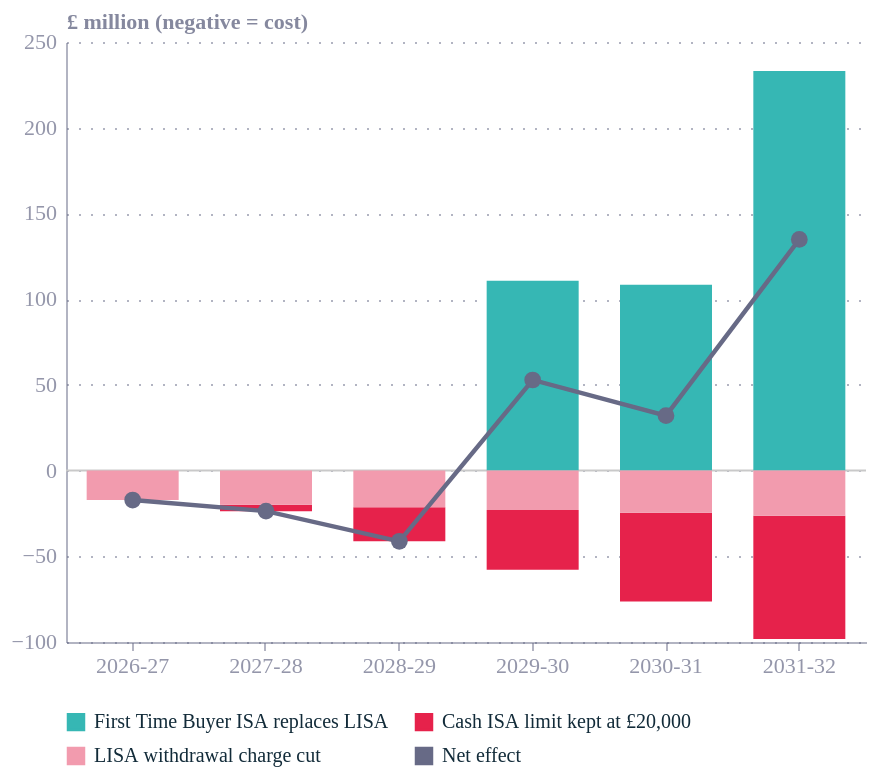

The cell this chart's notebook holds for it:
### Code cell
import pandas as pd
import numpy as np
import altair as alt
from ecostyles import EcoStyles

styles = EcoStyles(); styles.register_and_enable_theme()

# Exchequer effect of the Budget 2026 ISA measures, £ million (negative = cost). Source: OBR EFO Oct 2026, policy tables 1.1.
xl = "../Data/efo-october-2026-detailed-forecast-tables-policy.xlsx"   # adjust path
raw = pd.read_excel(xl, sheet_name="1.1", header=None)

# year headers sit on the row containing "2026-27"; measures are found by name rather than row number
hdr = raw[raw.apply(lambda r: r.astype(str).str.contains("2026-27").any(), axis=1)].index[0]
cols = {c: str(v) for c, v in raw.loc[hdr].items() if str(v)[:2] == "20" and "-" in str(v)}
isa = raw[raw[3].astype(str).str.contains(r"\bISAs?\b", regex=True)]
assert len(isa) == 3, "expected cash ISA, First Time Buyer ISA and Lifetime ISA rows"

names = {"Cash ISAs": "Cash ISA limit kept at £20,000",
         "First Time Buyer ISA": "First Time Buyer ISA replaces LISA",
         "Lifetime ISA": "LISA withdrawal charge cut"}
rows = []
for _, r in isa.iterrows():
    label = next(v for k, v in names.items() if str(r[3]).startswith(k))
    for c, fy in cols.items():
        rows.append({"fy": fy, "measure": label, "value": float(r[c])})
d = pd.DataFrame(rows)

# saving first (teal), then the two costs (reds), so colours follow the story
order = ["First Time Buyer ISA replaces LISA", "Cash ISA limit kept at £20,000", "LISA withdrawal charge cut"]
net = d.groupby("fy", as_index=False)["value"].sum().assign(measure="Net effect")
wide = d.pivot(index="fy", columns="measure", values="value").reset_index()
wide["Net effect"] = net["value"].values

# sanity check against the Budget's Table 6.1 (£m, rounded): cash ISA row 11, FTB ISA row 38, LISA row 39
t61 = {"Cash ISA limit kept at £20,000": [0, -5, -20, -35, -50, -70],
       "First Time Buyer ISA replaces LISA": [0, 0, 0, 110, 110, 235],
       "LISA withdrawal charge cut": [-15, -20, -20, -25, -25, -25]}
for k, v in t61.items():
    got = wide[k].tolist()
    assert all(abs(a - b) < 6 for a, b in zip(got, v)), (k, got, v)

colours = ["#36B7B4", "#E6224B", "#F29BAE", "#676A86"]       # saving teal; costs red; net slate
scale = alt.Scale(domain=order + ["Net effect"], range=colours)
x = alt.X("fy:N", title=None, axis=alt.Axis(labelAngle=0))

bars = alt.Chart(d).mark_bar(size=46).encode(
    x=x,
    y=alt.Y("value:Q", title="£ million (negative = cost)", axis=alt.Axis(format=",.0f")),
    color=alt.Color("measure:N", sort=order, scale=scale,
        legend=alt.Legend(orient="bottom", title=None, labelLimit=400, symbolType="square",
                          columns=2, labelFontSize=10, symbolSize=60,
                          columnPadding=10, rowPadding=3)))

zero = alt.Chart(pd.DataFrame({"y": [0]})).mark_rule(color="#c9c9c9").encode(y="y:Q")

netline = alt.Chart(net).encode(x=x, y="value:Q",
    color=alt.Color("measure:N", scale=scale, legend=None))
netmarks = netline.mark_line(strokeWidth=2.2) + netline.mark_point(filled=True, size=70, opacity=1)

# hover: shaded column, tooltip lists every series for that year
hover = alt.selection_point(fields=["fy"], on="mouseover", empty=False, clear="mouseout")
hit = alt.Chart(wide).mark_bar(size=110, color="#676A86").encode(
    x="fy:N",
    opacity=alt.condition(hover, alt.value(0.08), alt.value(0)),
    tooltip=[alt.Tooltip("fy:N", title="Fiscal year")] +
            [alt.Tooltip(f"{m}:Q", format="+,.0f", title=m + " (£m)") for m in order + ["Net effect"]]
).add_params(hover)

caption = alt.Title(
    text="Source: OBR, Economic and fiscal outlook – detailed forecast tables: policy (Table 1.1), October 2026",
    subtitle=["Budget 2026 ISA measures: effect on the Exchequer, £ million. Bars show each measure; the line is the net effect."],
    orient="bottom", anchor="start", fontSize=11, subtitleFontSize=10,
    color="#676A86", subtitleColor="#676A86", dy=12)

chart = (hit + zero + bars + netmarks).properties(
    width=400, height=300).configure(
    background="white", font="Circular Std").configure_view(
    fill="transparent", stroke="transparent")

styles.save(chart, path=".", name="isa_budget_2026", svg=True)
chart.save("isa_budget_2026.png", scale_factor=2.0)
chart

### Figure 1 — Vega-Lite specification as saved in the notebook (floating-point values rounded to 4 significant figures)
{"config": {"font": "Circular Std", "text": {"color": "#676A86", "align": "left", "baseline": "middle", "dx": 7, "dy": 0, "fontSize": 11}, "view": {"stroke": "transparent", "continuousWidth": 400, "continuousHeight": 300, "discreteWidth": 400, "discreteHeight": 300, "fill": "transparent"}, "range": {"category": ["#36B7B4", "#E6224B", "#F4C245", "#0063AF", "#00A767", "#179FDB", "#EB5C2E"], "diverging": ["#E6224B", "#E54753", "#C9C9C9", "#179FDB", "#122B39"], "heatmap": ["#C9C9C9", "#179FDB", "#0063AF", "#122B39"], "ordinal": ["#00A767", "#36B7B4", "#179FDB", "#0063AF", "#243B5A"]}, "bar": {"color": "#179fdb"}, "line": {"color": "#e6224b"}, "rule": {"color": "#676A86"}, "area": {"opacity": 0.3}, "point": {"filled": true, "size": 80, "color": "#e6224b", "opacity": 0.95}, "geoshape": {"stroke": "white", "strokeWidth": 0.3}, "rect": {"fill": "#d6d4d4", "opacity": 0.3}, "axis": {"labelColor": "#676A86", "labelFontSize": 11, "labelFont": "Circular Std", "labelOpacity": 0.7, "tickColor": "#676A86", "tickOpacity": 0.5, "domainColor": "#676A86", "domainOpacity": 0.5, "gridColor": "#676A86", "gridDash": [2, 2], "gridOpacity": 0.5, "title": null, "titleColor": "#676A86", "titleOpacity": 0.8, "tickSize": 4}, "axisXDiscrete": {"grid": false, "labelAngle": 0, "tickCount": 10, "tickOpacity": 0.5, "title": null}, "axisYDiscrete": {"ticks": false, "labelPadding": 5}, "axisXTemporal": {"grid": false, "ticks": true}, "axisXQuantitative": {"grid": true}, "axisYQuantitative": {"gridColor": "#676A86", "gridDash": [1, 5], "gridOpacity": 0.5, "ticks": false, "labelPadding": 5, "tickCount": 8, "titleAngle": 0, "titleAlign": "left", "titleBaseline": "bottom", "titleX": 0, "titleY": -5}, "title": {"color": "#676A86E6", "subtitleColor": "#676A86", "font": "Circular Std", "subtitleFont": "Circular Std", "anchor": "start", "fontSize": 14, "subtitleFontSize": 12, "subtitlePadding": 4, "offset": 0, "frame": "group"}, "legend": {"titleColor": "#122b39", "title": null, "labelColor": "#122b39", "labelFontSize": 11}, "background": "white"}, "layer": [{"data": {"name": "data-0ffc7d1122a63bd0db8661c4bd405330"}, "mark": {"type": "bar", "color": "#676A86", "size": 110}, "encoding": {"opacity": {"condition": {"param": "param_f5462cc71fe8b452", "value": 0.08, "empty": false}, "value": 0}, "tooltip": [{"field": "fy", "title": "Fiscal year", "type": "nominal"}, {"field": "First Time Buyer ISA replaces LISA", "format": "+,.0f", "title": "First Time Buyer ISA replaces LISA (£m)", "type": "quantitative"}, {"field": "Cash ISA limit kept at £20,000", "format": "+,.0f", "title": "Cash ISA limit kept at £20,000 (£m)", "type": "quantitative"}, {"field": "LISA withdrawal charge cut", "format": "+,.0f", "title": "LISA withdrawal charge cut (£m)", "type": "quantitative"}, {"field": "Net effect", "format": "+,.0f", "title": "Net effect (£m)", "type": "quantitative"}], "x": {"field": "fy", "type": "nominal"}}, "name": "view_d368828fa4923bac_0"}, {"data": {"name": "data-a0a55d106695e8d630baff0f16eee66d"}, "mark": {"type": "rule", "color": "#c9c9c9"}, "encoding": {"y": {"field": "y", "type": "quantitative"}}}, {"data": {"name": "data-5cbe79a70c16b594acc099ff9c0ea891"}, "mark": {"type": "bar", "size": 46}, "encoding": {"color": {"field": "measure", "legend": {"columnPadding": 10, "columns": 2, "labelFontSize": 10, "labelLimit": 400, "orient": "bottom", "rowPadding": 3, "symbolSize": 60, "symbolType": "square", "title": null}, "scale": {"domain": ["First Time Buyer ISA replaces LISA", "Cash ISA limit kept at £20,000", "LISA withdrawal charge cut", "Net effect"], "range": ["#36B7B4", "#E6224B", "#F29BAE", "#676A86"]}, "sort": ["First Time Buyer ISA replaces LISA", "Cash ISA limit kept at £20,000", "LISA withdrawal charge cut"], "type": "nominal"}, "x": {"axis": {"labelAngle": 0}, "field": "fy", "title": null, "type": "nominal"}, "y": {"axis": {"format": ",.0f"}, "field": "value", "title": "£ million (negative = cost)", "type": "quantitative"}}}, {"layer": [{"mark": {"type": "line", "strokeWidth": 2.2}, "encoding": {"color": {"field": "measure", "legend": null, "scale": {"domain": ["First Time Buyer ISA replaces LISA", "Cash ISA limit kept at £20,000", "LISA withdrawal charge cut", "Net effect"], "range": ["#36B7B4", "#E6224B", "#F29BAE", "#676A86"]}, "type": "nominal"}, "x": {"axis": {"labelAngle": 0}, "field": "fy", "title": null, "type": "nominal"}, "y": {"field": "value", "type": "quantitative"}}}, {"mark": {"type": "point", "filled": true, "opacity": 1, "size": 70}, "encoding": {"color": {"field": "measure", "legend": null, "scale": {"domain": ["First Time Buyer ISA replaces LISA", "Cash ISA limit kept at £20,000", "LISA withdrawal charge cut", "Net effect"], "range": ["#36B7B4", "#E6224B", "#F29BAE", "#676A86"]}, "type": "nominal"}, "x": {"axis": {"labelAngle": 0}, "field": "fy", "title": null, "type": "nominal"}, "y": {"field": "value", "type": "quantitative"}}}], "data": {"name": "data-639403d1626f438003bf20f459151baf"}}], "height": 300, "params": [{"name": "param_f5462cc71fe8b452", "select": {"type": "point", "clear": "mouseout", "fields": ["fy"], "on": "mouseover"}, "views": ["view_d368828fa4923bac_0"]}], "width": 400, "$schema": "https://vega.github.io/schema/vega-lite/v6.4.1.json", "datasets": {"data-0ffc7d1122a63bd0db8661c4bd405330": [{"fy": "2026-27", "Cash ISA limit kept at £20,000": 0.0, "First Time Buyer ISA replaces LISA": 0.0, "LISA withdrawal charge cut": -17.18, "Net effect": -17.18}, {"fy": "2027-28", "Cash ISA limit kept at £20,000": -3.741, "First Time Buyer ISA replaces LISA": 0.0, "LISA withdrawal charge cut": -19.94, "Net effect": -23.68}, {"fy": "2028-29", "Cash ISA limit kept at £20,000": -19.82, "First Time Buyer ISA replaces LISA": 0.0, "LISA withdrawal charge cut": -21.42, "Net effect": -41.25}, {"fy": "2029-30", "Cash ISA limit kept at £20,000": -34.86, "First Time Buyer ISA replaces LISA": 110.7, "LISA withdrawal charge cut": -23.0, "Net effect": 52.84}, {"fy": "2030-31", "Cash ISA limit kept at £20,000": -51.74, "First Time Buyer ISA replaces LISA": 108.4, "LISA withdrawal charge cut": -24.67, "Net effect": 32.01}, {"fy": "2031-32", "Cash ISA limit kept at £20,000": -71.88, "First Time Buyer ISA replaces LISA": 233.1, "LISA withdrawal charge cut": -26.41, "Net effect": 134.8}], "data-a0a55d106695e8d630baff0f16eee66d": [{"y": 0}], "data-5cbe79a70c16b594acc099ff9c0ea891": [{"fy": "2026-27", "measure": "Cash ISA limit kept at £20,000", "value": 0.0}, {"fy": "2027-28", "measure": "Cash ISA limit kept at £20,000", "value": -3.741}, {"fy": "2028-29", "measure": "Cash ISA limit kept at £20,000", "value": -19.82}, {"fy": "2029-30", "measure": "Cash ISA limit kept at £20,000", "value": -34.86}, {"fy": "2030-31", "measure": "Cash ISA limit kept at £20,000", "value": -51.74}, {"fy": "2031-32", "measure": "Cash ISA limit kept at £20,000", "value": -71.88}, {"fy": "2026-27", "measure": "First Time Buyer ISA replaces LISA", "value": 0.0}, {"fy": "2027-28", "measure": "First Time Buyer ISA replaces LISA", "value": 0.0}, {"fy": "2028-29", "measure": "First Time Buyer ISA replaces LISA", "value": 0.0}, {"fy": "2029-30", "measure": "First Time Buyer ISA replaces LISA", "value": 110.7}, {"fy": "2030-31", "measure": "First Time Buyer ISA replaces LISA", "value": 108.4}, {"fy": "2031-32", "measure": "First Time Buyer ISA replaces LISA", "value": 233.1}, {"fy": "2026-27", "measure": "LISA withdrawal charge cut", "value": -17.18}, {"fy": "2027-28", "measure": "LISA withdrawal charge cut", "value": -19.94}, {"fy": "2028-29", "measure": "LISA withdrawal charge cut", "value": -21.42}, {"fy": "2029-30", "measure": "LISA withdrawal charge cut", "value": -23.0}, {"fy": "2030-31", "measure": "LISA withdrawal charge cut", "value": -24.67}, {"fy": "2031-32", "measure": "LISA withdrawal charge cut", "value": -26.41}], "data-639403d1626f438003bf20f459151baf": [{"fy": "2026-27", "value": -17.18, "measure": "Net effect"}, {"fy": "2027-28", "value": -23.68, "measure": "Net effect"}, {"fy": "2028-29", "value": -41.25, "measure": "Net effect"}, {"fy": "2029-30", "value": 52.84, "measure": "Net effect"}, {"fy": "2030-31", "value": 32.01, "measure": "Net effect"}, {"fy": "2031-32", "value": 134.8, "measure": "Net effect"}]}}
